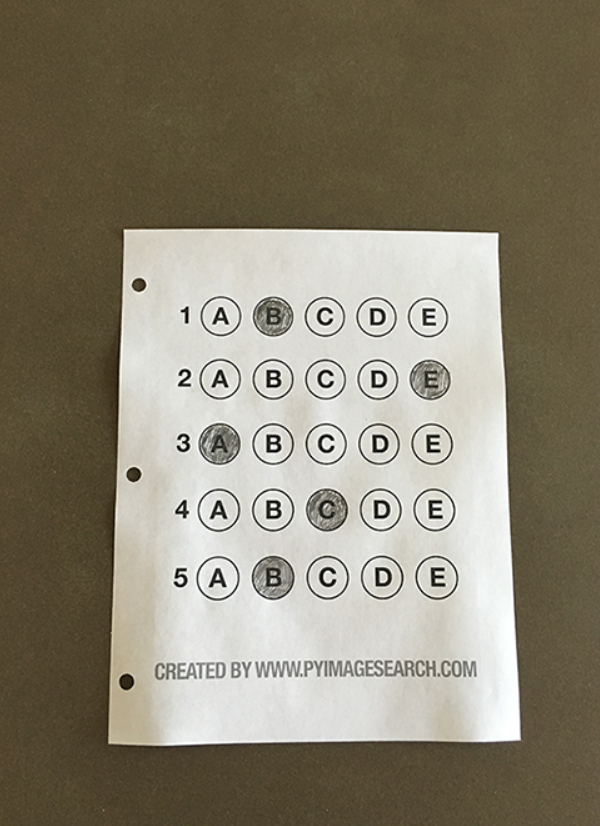
#> input picture 项目/img/b.jpg, 600 x 826 px
$ python '答题卡识别程序.py'
#> lines starting #> are read from the running program, lines starting #| are printed output that depends on the picture; after the words box and inside, x2 and y2 are one past the last pixel; in counts of white or black regions, pixels touching at a corner belong together
import cv2
import numpy as np
from scipy.spatial import distance as dist

# ========自定义函数：实现透视变换（倾斜矫正）========
# Step 1：参数fts是进行倾斜校正的轮廓的逼近多边形的四个定点
def myWarpPerspective(image, pts):
    # 确定4个顶点分别对应左上、右上、右下、左下4个顶点
    # Step 1.1：根据x轴坐标值对4个顶点进行排序
    xSorted = pts[np.argsort(pts[:, 0]), :]
    # Step 1.2：将4个顶点划分为左侧两个、右侧两个
    left = xSorted[:2, :]
    right = xSorted[2:, :]
    # Step 1.3：在左侧寻找左上顶点、左下顶点
    # 根据y轴坐标值排序
    left = left[np.argsort(left[:, 1]), :]
    # 排在前面的是左上角顶点（tl:top-left）、排在后面的是左下角顶点（bl:bottom-left）
    (tl, bl) = left
    # Step 1.4：根据右侧两个顶点与左上角顶点的距离判断右侧两个顶点的位置
    # 计算右侧两个顶点距离左上角顶点的距离
    D = dist.cdist(tl[np.newaxis], right, 'euclidean')[0]
    # 右侧两个顶点中，距离左上角顶点远的点是右下角顶点（br），近的点是右上角顶点（tr）
    (br, tr) = right[np.argsort(D)[::-1], :]
    # Step 1.5：确定4个顶点分别对应左上、右上、右下、左下4个顶点中的哪个
    src = np.array([tl, tr, br, bl], dtype='float32')
    # [8 lines of commented-out code are left out]
    widthA = np.sqrt(((br[0] - bl[0]) ** 2) + ((br[1] - bl[1]) ** 2))
    widthB = np.sqrt(((tr[0] - tl[0]) ** 2) + ((tr[1] - tl[1]) ** 2))
    maxWidth = max(int(widthA), int(widthB))
    # 根据（左上，左下）和（右上，右下）的最大值，获取高度
    heightA = np.sqrt(((tr[0] - br[0]) ** 2) + ((tr[1] - br[1]) ** 2))
    heightB = np.sqrt(((tl[0] - bl[0]) ** 2) + ((tl[1] - bl[1]) ** 2))
    maxHeight = max(int(heightA), int(heightB))
    # 根据宽度、高度，构造新图像dst对应的4个顶点
    dst = np.array([[0, 0],
                    [maxWidth - 1, 0],
                    [maxWidth - 1, maxHeight - 1],
                    [0, maxHeight - 1]], dtype='float32')
    # print('看看目标如何：\n', dst)
    # 构造从src到dst的变换矩阵
    M = cv2.getPerspectiveTransform(src, dst)
    # 完成从src到dst的透视变换
    warped = cv2.warpPerspective(image, M, (maxWidth, maxHeight))
    # 返回透视变换的结果
    return warped

# 标准答案
ANSWER = {0: 0, 1: 3, 2: 1, 3: 0, 4: 2}
# 答案字典
answerDICT = {0: 'A', 1: 'B', 2: 'C', 3: 'D', 4: 'E'}
# 读取原始图像
img = cv2.imread('../img/b.jpg')
#> img is the input picture: shape (826, 600, 3); mean B, G, R 112.9, 130.4, 137.2
# cv2.imshow('origin', img)
# 图像预处理：色彩空间变换
gray = cv2.cvtColor(img, cv2.COLOR_BGR2GRAY)
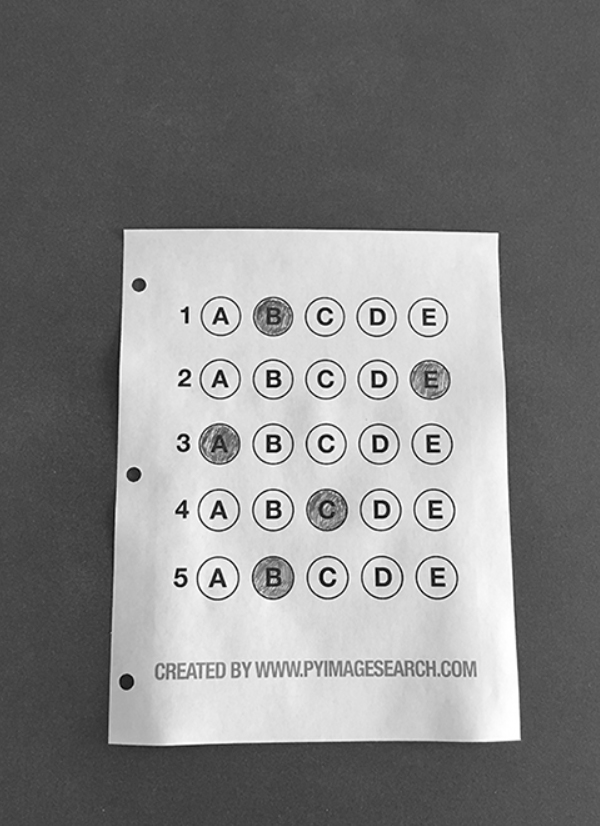
#> gray: shape (826, 600); min 0, max 255, mean 130.5
# cv2.imshow('gray', gray)
# 图像预处理：高斯滤波
gaussian_blur = cv2.GaussianBlur(gray, (5, 5), 0)
# cv2.imshow('gaussian_blur', gaussian_blur)
# 图像预处理：边缘检测
edged = cv2.Canny(gaussian_blur, 50, 200)
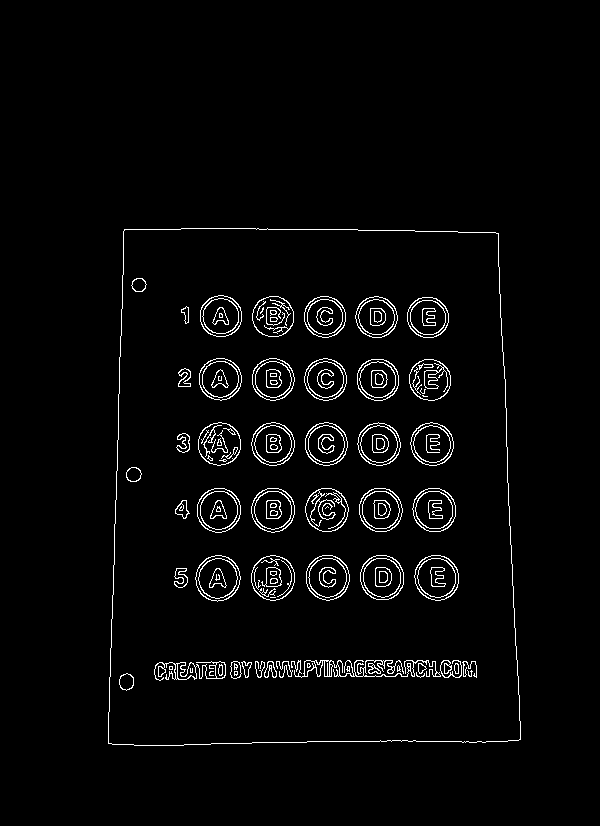
#> edged: shape (826, 600); 2.9% white in thin lines or dots, all inside (x1, y1, x2, y2) = (108, 228, 521, 746)
# cv2.imshow('edged', edged)
# 查找轮廓
cts, hierarchy = cv2.findContours(edged.copy(), cv2.RETR_EXTERNAL, cv2.CHAIN_APPROX_SIMPLE)
#> cts = 1 contour; box (x1, y1, x2, y2) and area: (108, 228, 521, 746) 201281
# cv2.drawContoure(img, cts, -1, (0, 0, 255), 3)
# 轮廓排序
list = sorted(cts, key=cv2.contourArea, reverse=True)
#> list has the same summary as cts
print('寻找轮廓的个数：', len(cts))
#| 寻找轮廓的个数： 1
# cv2.imshow('drawContoure', img)
rightSum = 0
# 使用for循环，遍历每一个轮廓，找到答题卡的轮廓
# 对答题卡进行倾斜矫正处理
for c in list:
    peri = 0.01 * cv2.arcLength(c, True)
    approx = cv2.approxPolyDP(c, peri, True)
    print('顶点个数：', len(approx))
    # 4个顶点的轮廓是矩形
    if len(approx) == 4:
        # 对轮廓进行倾斜矫正，将其构造成一个矩形
        # 原始图像的倾斜校正用于后续标注
        paper = myWarpPerspective(img, approx.reshape(4, 2))
        # cv2.imshow('imgpaper', paper)
        # 对原始图像的灰度图像进行倾斜矫正，用于后续计算
        paperGray = myWarpPerspective(gray, approx.reshape(4, 2))
        # cv2.imshow('paper', paper)
        # cv2.imshow('paperGray', paperGray)
        # cv2.imwrite('paperGray.jpg', paperGray)
        # 反二值化预处理，将选项处理为白色，将答题卡整体背景处理黑色
        ret, thresh = cv2.threshold(paperGray, 0, 255, cv2.THRESH_BINARY_INV | cv2.THRESH_OTSU)
        # cv2.imshow('thresh', thresh)
        # cv2.imwrite('thresh.jpg', thresh)
        # 在答题卡内寻找所有轮廓，此时找到所有轮廓
        # 既包含各个选项的轮廓，又包含答题卡内的说明文字等信息的轮廓
        cnts, hierarchy = cv2.findContours(thresh.copy(), cv2.RETR_EXTERNAL, cv2.CHAIN_APPROX_SIMPLE)
        # 用options来保存每一个选项
        options = []
        # 遍历每一个轮廓cnts，将选项放入options
        # 依据条件
        # 条件1：轮廓如果宽度、高度都大于25像素
        # 条件2：纵横比介于[0.6, 1.3]
        # 若轮廓同时满足上述两个条件，则判定其为选项；否则，判定其为噪声
        for ci in cnts:
            # 获取轮廓的矩形包围框
            x, y, w, h = cv2.boundingRect(ci)
            # 计算纵横比
            ar = w / float(h)
            if w >= 25 and h >= 25 and ar >= 0.6 and ar <= 1.3:
                options.append(ci)
        # 将轮廓按位置关系自上而下存放
        boundingBoxes = [cv2.boundingRect(c) for c in options]
        (options, boundingBoxes) = zip(*sorted(zip(options, boundingBoxes), key=lambda b: b[1][1], reverse=False))
        for (tn, i) in enumerate(np.arange(0, len(options), 4)):
            boundingBoxes = [cv2.boundingRect(c) for c in options[i: i + 4]]
            (cnts, boundingBoxes) = zip(*sorted(zip(options[i: i+4], boundingBoxes), key=lambda b:b[1][0], reverse=False))
            # 构建列表ioptions，用来储存当前题目的每个选项
            ioptions = []
            for (ci, c) in enumerate(cnts):
                # 构造一个和答题卡同尺寸的掩模mask，灰度图像，黑色
                mask = np.zeros(paperGray.shape, dtype='uint8')
                # 在mask内，绘制当前遍历的选项
                cv2.drawContours(mask, [c], -1, 255, -1)
                # 使用按位与运算的掩膜模式，提取当前遍历的选项
                mask = cv2.bitwise_and(thresh, thresh, mask=mask)
                # 计算当前遍历选项内像素值非0的轮廓个数
                total = cv2.countNonZero(mask)
                # 将选项像素值非0的轮廓个数、选项序号放入列表options内
                ioptions.append((total, ci))
            # 将每道题的4个选项按照像素值非0的轮廓的个数降序排序
            ioptions = sorted(ioptions, key=lambda x: x[0], reverse=True)
            # 获取包含最多白色像素点的选项索引
            choiceNum = ioptions[0][1]
            # 根据索引确定选项
            choice = answerDICT.get(choiceNum)
            if ANSWER.get(tn) == choiceNum:
                # 正确时，颜色为绿色
                color = (0, 255, 0)
                # 答对数量加1
                rightSum += 1
            else:
                # 错误时，颜色为红色
                color = (0, 0, 255)
            cv2.drawContours(paper, cnts[choiceNum], -1, color, 2)
        s1 = 'total: ' + str(len(ANSWER)) + ''
        s2 = 'right: ' + str(rightSum)
        s3 = 'score: ' + str(rightSum*1.0 / len(ANSWER) * 100) + ''
        font = cv2.FONT_HERSHEY_SIMPLEX
        cv2.putText(paper, s1 + ' ' + s2 + ' ' + s3, (10, 30), font, 0.5, (0, 0, 255), 2)
        cv2.imshow('score', paper)
        break
#> this loop made 1 pass
#> (peri, approx) on pass 1: (18.37, [[124, 229], [108, 743], [520, 739], [498, 233]])
#| 顶点个数： 4
#> pass 1, in myWarpPerspective, `warped = cv2.warpPerspective(image, M, (maxWidth, maxHeight))`:
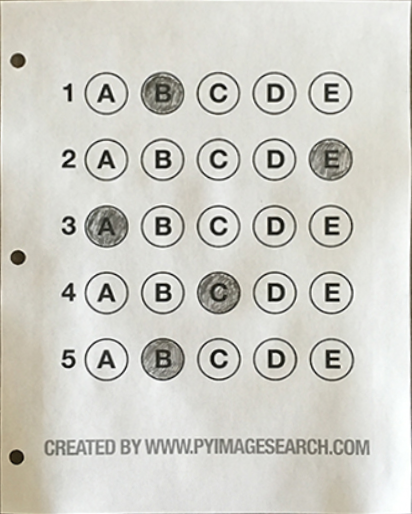
#> warped: shape (514, 412, 3); mean B, G, R 199.5, 206.9, 207.6
#> pass 1, in myWarpPerspective (call 2), `warped = cv2.warpPerspective(image, M, (maxWidth, maxHeight))`:
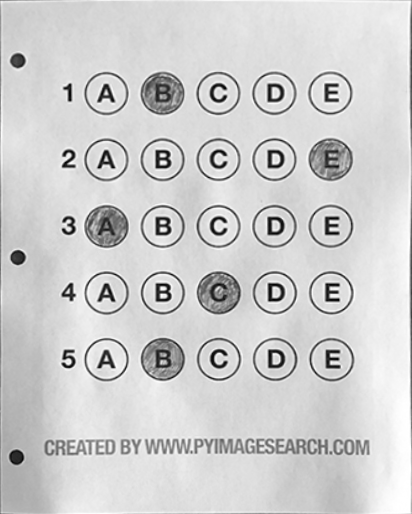
#> warped: shape (514, 412); min 0, max 255, mean 206.3
#> pass 1, `ret, thresh = cv2.threshold(paperGray, 0, 255, cv2.THRESH_BINARY_INV |..`:
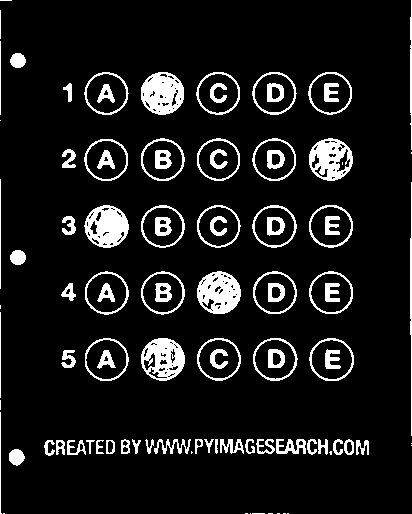
#> thresh: shape (514, 412); 9.8% white; 100 white regions (18 under 20 px), largest, box (x1, y1, x2, y2) and area: (141, 72, 184, 115) 1334, (197, 271, 241, 314) 1317, (84, 205, 129, 248) 1298
#> pass 1, `cv2.imshow('score', paper)`:
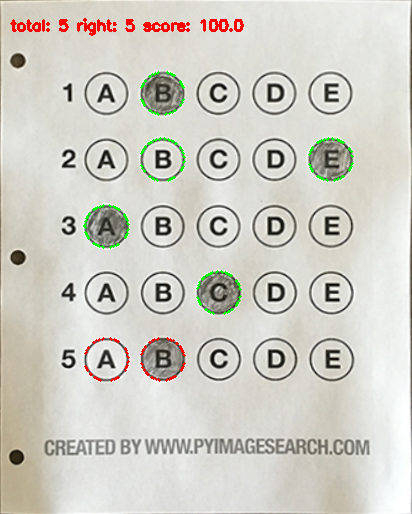
#> window 'score': shape (514, 412, 3); mean B, G, R 197.3, 205.8, 207.4
#> after the loop:
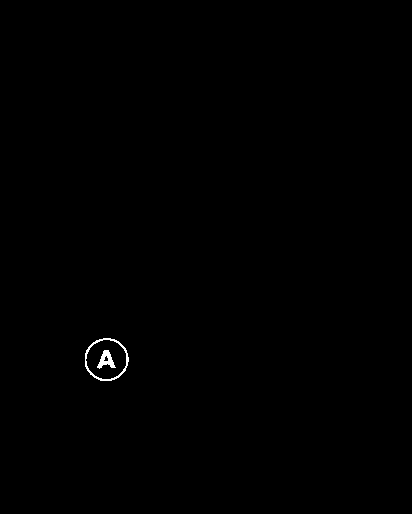
#> mask: shape (514, 412); 0.22% white; 2 white regions, box (x1, y1, x2, y2) and area: (85, 338, 129, 381) 284, (97, 350, 116, 369) 176
#> after the loop, rightSum = 5
cv2.waitKey()
cv2.destroyAllWindows()
